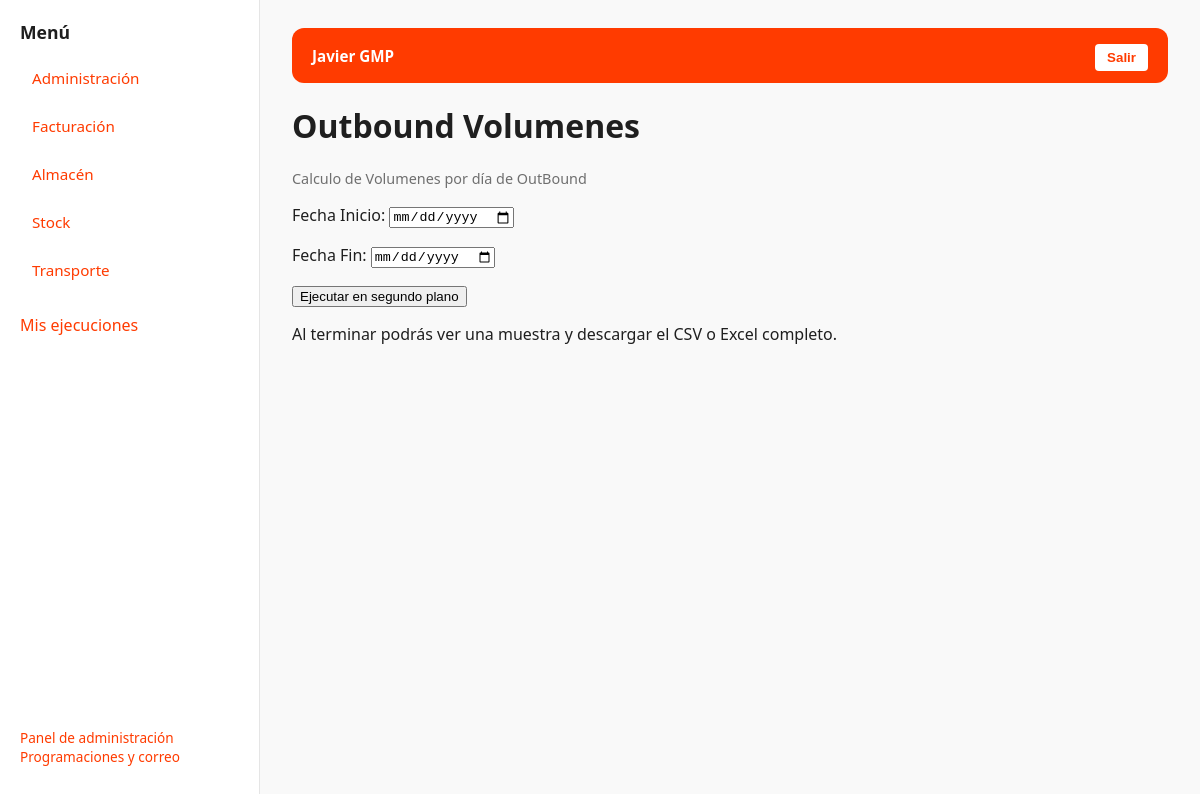
Screenshot of /q/OUT01/ (signed in) with the database file from the repository.
### core/models.py (models this page shows, shortened)
class QueryCategory(models.Model):
    name = models.CharField(max_length=100, unique=True)
    order = models.PositiveIntegerField(default=0)
    allowed_groups = models.ManyToManyField(
        Group,
        blank=True,
        related_name="allowed_categories",
        help_text="Grupos que pueden ver esta categoría. Si está vacío, la ve todo el mundo.",
    )
    class Meta:
        ordering = ["order", "name"]

class Query(models.Model):
    code = models.SlugField(max_length=64, unique=True)
    name = models.CharField(max_length=200)
    description = models.TextField(blank=True)
    sql = models.TextField(
        help_text="Usa placeholders '%s' (estilo Django). Ej: WHERE campo >= %s AND campo < %s"
    )
    database_alias = models.CharField(max_length=16, default="externa", choices=[("externa", "XGA habitual"), ("mahou", "XGA Mahou")])
    is_active = models.BooleanField(default=True)
    category = models.ForeignKey(
        QueryCategory,
        on_delete=models.PROTECT,
        related_name="queries",
        null=True,
        blank=True,
    )

### core/views.py (the view)
# urls.py: path("q/<slug:code>/", query_detail, name="query_detail"),
@login_required
def query_detail(request, code):
    q = allowed_query(request.user, code)
    return render(
        request,
        "query_detail.html",
        {**context(request.user), "query": q, "form": build_query_run_form(q)()},
    )

### core/services.py (called while the page is built, shortened)
def get_visible_categories_for_user(user):
    if user.is_superuser:
        return QueryCategory.objects.all()

def assert_query_access(user, q):
    if not user.is_active or not q.is_active:
        raise QueryValidationError("Usuario o consulta desactivados.")
    if not user.is_superuser and (
        not q.category_id
        or not get_visible_categories_for_user(user).filter(pk=q.category_id).exists()
    ):
        raise QueryValidationError("No tienes permisos para esta consulta.")

### core/views.py (called while the page is built)
def context(user):
    return {
        "categories": get_visible_categories_for_user(user).order_by("order", "name"),
        "is_admin": user.is_staff,
        "sidebar_mode": "links",
    }

def allowed_query(user, code):
    q = get_object_or_404(Query, code=code, is_active=True)
    try:
        assert_query_access(user, q)
    except QueryValidationError as e:
        raise PermissionDenied(str(e))
    return q

### mahou/context.py (called while the page is built)
def navigation(request):
    user = request.user
    visible = False
    if user.is_authenticated and user.is_active:
        qs = Query.objects.filter(
            code__in=["MAHOU_PANEL", "MAHOU_MUELLES"], is_active=True
        )
        if not user.is_superuser:
            qs = qs.filter(category__in=get_visible_categories_for_user(user))
        visible = qs.count() == 2
    return {"can_view_mahou": visible}

### templates/query_detail.html (shortened to what this page needs)
{% extends 'base_workspace.html' %}
{% block content %}
<h1>{{ query.name }}</h1><p class="muted">{{ query.description }}</p>
<form method="post" action="{% url 'run_query' query.code %}">{% csrf_token %}{{ form.as_p }}<button type="submit">Ejecutar en segundo plano</button></form>
<p>Al terminar podrás ver una muestra y descargar el CSV o Excel completo.</p>
{% endblock %}

### templates/base_workspace.html (shortened to what this page needs)
<!doctype html>
<html lang="es">
<head>
</head>
<body>
  <div class="layout">
    <aside class="sidebar">
      <h3>Menú</h3>
      {% for c in categories %}
        {% if sidebar_mode == "workspace" %}
          <div class="cat" onclick="showCat('{{ c.id }}')">{{ c.name }}</div>
        {% else %}
          <a class="cat" href="{% url 'home' %}?cat={{ c.id }}" style="display:block;">
            {{ c.name }}
          </a>
        {% endif %}
      {% endfor %}
      <p><a href="{% url 'job_list' %}">Mis ejecuciones</a></p>
      {% if is_admin %}
        <p class="muted">
          <a href="/admin/">Panel de administración</a><br><a href="/admin/reports/schedule/">Programaciones y correo</a>
        </p>
      {% endif %}
    </aside>
    <main class="content">
      <div class="topbar">
        <strong>{{ request.user.first_name }} {{ request.user.last_name }}</strong>
        <form method="post" action="{% url 'logout' %}">
          <button class="logoutbtn" type="submit">Salir</button>
        </form>
      </div>
      {% block content %}{% endblock %}
    </main>
  </div>
</body>
</html>

### templates/base_workspace.html (style rules this page uses)
:root { --primary: #ff3b00; --primary-hover: #e63600; --bg: #f9f9f9; --sidebar-bg: #ffffff; --border: #e5e5e5; --text: #1f1f1f; --muted: #6f6f6f; --radius: 12px; }
* { box-sizing: border-box; }
body { margin: 0; font-family: "Segoe UI", Roboto, Arial, sans-serif; background: var(--bg); color: var(--text); }
.layout { display: flex; min-height: 100vh; }
.sidebar { width: 260px; background: var(--sidebar-bg); border-right: 1px solid var(--border); padding: 20px; display: flex; flex-direction: column; }
.sidebar h3 { margin: 0 0 14px; font-size: 1.1rem; color: var(--text); }
.cat { padding: 10px 12px; margin-bottom: 8px; border-radius: var(--radius); cursor: pointer; font-size: 0.95rem; transition: background 0.2s ease, color 0.2s ease; }
.sidebar .muted { margin-top: auto; font-size: 0.85rem; }
.sidebar a { color: var(--primary); text-decoration: none; font-weight: 500; }
.content { flex: 1; padding: 28px 32px; }
.topbar { background-color: #ff3b00; color: white; font-size: 1.3rem; font-weight: 600; padding: 12px 20px; display: flex; justify-content: space-between; align-items: center; border-radius: var(--radius); margin-bottom: 18px; }
.topbar strong { font-size: 0.95rem; }
.logoutbtn { background: white; color: #ff3b00; border: none; padding: 6px 12px; border-radius: 4px; font-weight: 600; cursor: pointer; }
.muted { color: var(--muted); font-size: 0.9rem; }

### rows the page displays
QueryCategory: name "Administración"
QueryCategory: name "Facturación"
QueryCategory: name "Almacén"
QueryCategory: name "Stock"
QueryCategory: name "Transporte"
Query: name "Outbound Volumenes", description "Calculo de Volumenes por día de OutBound"

### other values shown
{{ request.user.first_name }} "Javier"
{{ request.user.last_name }} "GMP"
